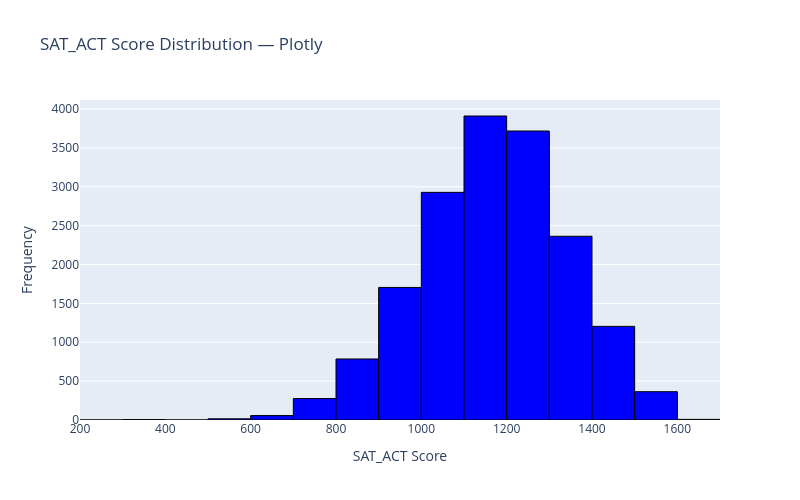

Write notebook code for a chart like this one.
### Markdown cell above
<div style="font-family:'Times New Roman',serif;text-align:center;background-color:#F5F8FC;padding:15px;border-radius:10px"><h2 style="color:#9333EA;font-size:28px">Histogram Using Plotly</h2></div>

<p style="font-family:'Times New Roman',serif;font-size:17px"><b>Task:</b> Visualize the frequency distribution of SAT_ACT scores.</p>

### Code cell
# Step 1: Import libraries
import plotly.express as px

# Step 2: Create an interactive histogram
fig = px.histogram(df, x='SAT_ACT', title='SAT_ACT Score Distribution — Plotly',
                   color_discrete_sequence=['blue'])

# Step 2: Use the same bin boundaries as Matplotlib and Seaborn
fig.update_traces(xbins=dict(start=200, end=1700, size=100),
                  marker_line_color='black', marker_line_width=1)
fig.update_layout(xaxis_title='SAT_ACT Score', yaxis_title='Frequency',
                  width=800, height=500, bargap=0)
fig.show()

### Figure 1 — Plotly figure (JSON) as saved in the notebook; plotly's stock layout.template omitted (floating-point values rounded to 4 significant figures; data arrays with more than 128 entries replaced by an {"elided": "..."} marker saying what was removed)
{"data": [{"bingroup": "x", "hovertemplate": "SAT_ACT=%{x}<br>count=%{y}<extra></extra>", "legendgroup": "", "marker": {"color": "blue", "line": {"color": "black", "width": 1}, "pattern": {"shape": ""}}, "name": "", "orientation": "v", "showlegend": false, "type": "histogram", "x": {"elided": "17339 int values"}, "xaxis": "x", "xbins": {"end": 1700, "size": 100, "start": 200}, "yaxis": "y"}], "layout": {"bargap": 0, "barmode": "relative", "height": 500, "legend": {"tracegroupgap": 0}, "title": {"text": "SAT_ACT Score Distribution — Plotly"}, "width": 800, "xaxis": {"anchor": "y", "domain": [0.0, 1.0], "title": {"text": "SAT_ACT Score"}}, "yaxis": {"anchor": "x", "domain": [0.0, 1.0], "title": {"text": "Frequency"}}}}
